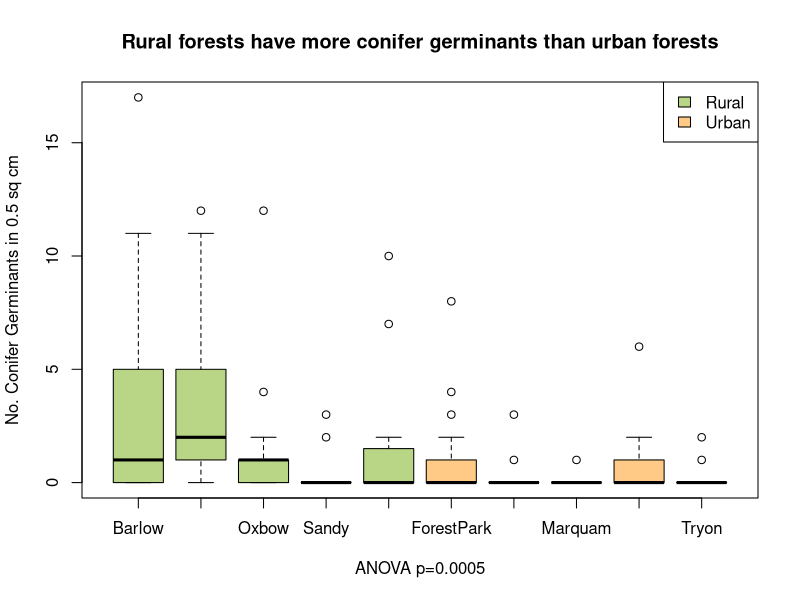
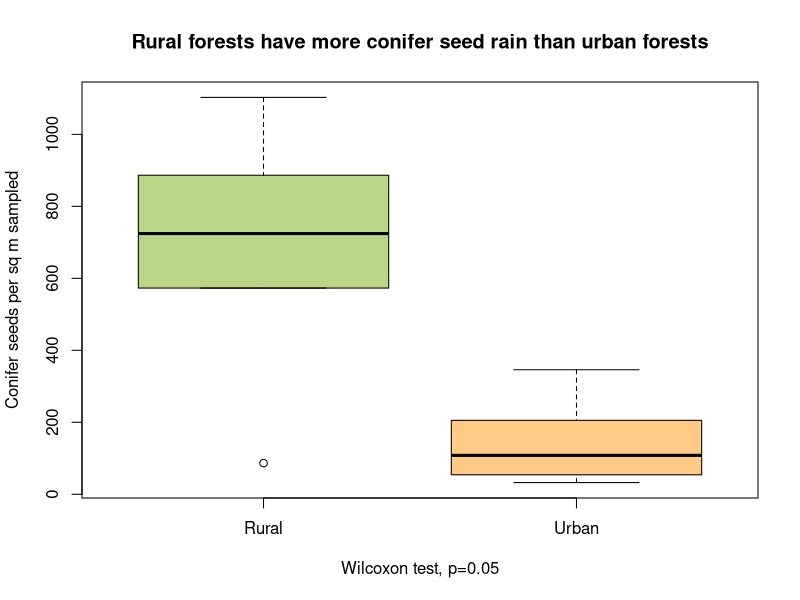
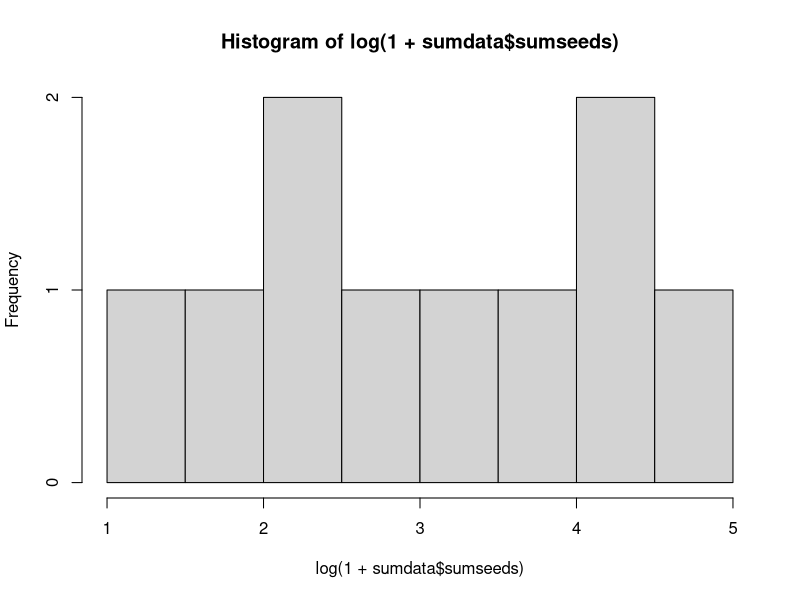
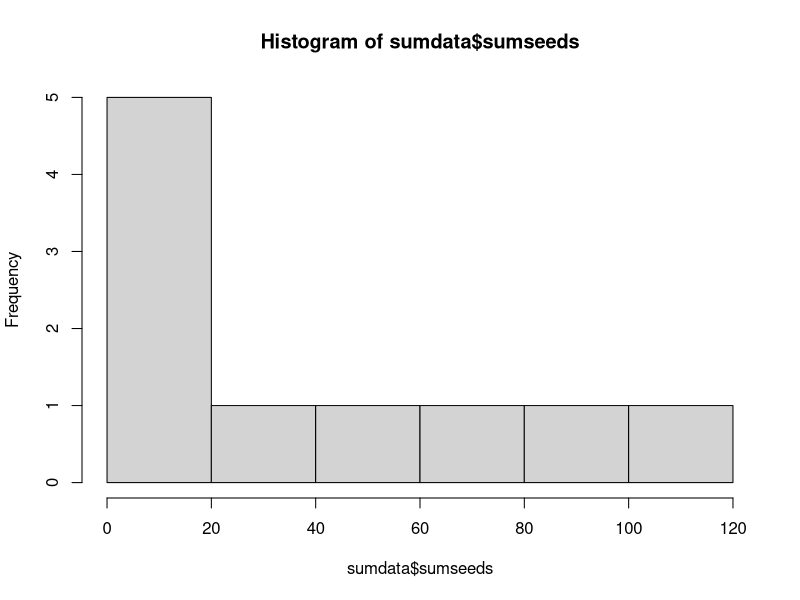

Here is the R script that generated these plots, in order: (Note: this script raises an error after producing the figures.)
#cleaned up document
# get necessary packages 
library("vegan")
library("tidyverse")

#####################################################################
### seedling data, which has each plot within each site separated out
### to make graphs that show sites individually
## read in and format data
prelim<-read.csv("seedling.csv") 
prelim$SiteName <- factor(prelim$SiteName , levels=c("Barlow", 
                  "McIver", "Oxbow", "Sandy", "Wildwood", 
                  "ForestPark", "Lacamas", "Marquam", "Riverview", 
                  "Tryon"))
germplot=plot(prelim$CONg~prelim$SiteName, 
              xlab = "ANOVA p=0.0005", ylab="No. Conifer Germinants in 0.5 sq cm", 
              main = "Rural forests have more conifer germinants than urban forests",
              col=c("#B8D685",
                    "#B8D685", "#B8D685", "#B8D685", "#B8D685", 
                    "#FFCA85", "#FFCA85","#FFCA85", 
                    "#FFCA85", "#FFCA85"))
l=legend(x= "topright", legend=c("Rural", "Urban"), 
         fill=c("#B8D685", "#FFCA85"))

# how to analyze the seedling data
summary(aov(prelim$CONg~ prelim$Urban))

###########################################################################
### the sum of each age class for each site, to compare urban and rural
## read in and format the data
sumdata<- read.csv("skippingR.csv") 
sumdata$urban[sumdata$urban==1] <- "Urban"
sumdata$urban[sumdata$urban==0] <- "Rural"
sumdata$urban<-as.factor(sumdata$urban)

## create graphs that show just one age group
# multiply so that the number of seeds is per square meter (10,000/925)
boxplot((10000/925)*sumdata$sumseeds ~sumdata$urban, main="Rural forests have more conifer seed rain than urban forests",
        ylab="Conifer seeds per sq m sampled", 
        xlab="Wilcoxon test, p=0.05",
        col=c("#B8D685", "#FFCA85"))
# analyze using wilcox test
wilcox.test(sumdata$sumseeds~sumdata$urban)
# log-transform the seed data
hist(log(1+sumdata$sumseeds)) #more normal dist
hist(sumdata$sumseeds) #not normal dist
t.test(log(1+sumdata$sumseeds) ~sumdata$urban) # t-test bc normal dist
tapply(sumdata$sumg, sumdata$urban, mean) #how to get the mean of a group


###########################################################################
### downed wood data
wood<-read.csv("wood.csv")
wood$Urban[wood$Urban==1] <- "Urban"
wood$Urban[wood$Urban==0] <- "Rural"
# to get each site individually
wood45=subset(wood, Decay.class %in% c("4", "5"))
wood45$Forest <- factor(wood45$Forest , levels=c(
  "ForestPark", "Lacamas", "Marquam", "Riverview", 
  "Tryon", "Barlow", "McIver", "Oxbow", "Sandy", "Wildwood"))
# to get the sum of wood in each forest to compare urban and rural more broadly
woodcombo2<-aggregate(SA~ Forest, data=wood45, mean) #aggregate makes a dataframe
#because Riverveiw and FP have no wood decay class 4 or higher, need to add new rows with 0s
woodcombo2<-rbind(c("Riverview", 0), woodcombo2)
woodcombo2<-rbind(c("ForestPark", 0), woodcombo2)
# SA needs to be numeric
woodcombo2$SA <-as.numeric(woodcombo2$SA)
# need to add a column to signify if urban or rural
woodcombo2$Urban<-c("Urban", "Urban", "Urban", "Urban", "Urban", "Rural",
                    "Rural", "Rural", "Rural", "Rural")
#now can actually graph and look at them
boxplot(.001*woodcombo2$SA~woodcombo2$Urban,
        main="Rural forests generally have more decayed wood",
        xlab="Wilcoxon test, p=0.14",
        col=c("#B8D685", "#FFCA85"),
        ylab="Total decayed wood in sq m per forest"
        ) 
# want to log transform the sa?
woodcombo2$lSA<-log10(1+(1/1500)*woodcombo2$SA)
t.test(log10(1+(1/1500)*woodcombo2$SA)~woodcombo2$Urban)
#what about just graphing it with a log transformed axis?
boxplot(I(1+(1/1500)*woodcombo2$SA)~woodcombo2$Urban, log="y",
        col=c("#B8D685", "#FFCA85"),
        ylab="Sq cm nurse log per sq m sampled", 
        main="Rural forests generally have more decayed wood",
        xlab="T-test, p=0.11") 

#################################################################################
###combining nurse log data and conifer sum data
names(sumdata)[1]<-"Forest"
woodcombo2$Forest<-c("FP", "Riverview", "Lacamas", "Marquam", "Tryon",
"Barlow", "McIver", "Oxbow", "Sandy", "Wildwood")
sumdata<-merge(woodcombo2, sumdata, by="Forest")
sumdata$SA<-as.numeric(sumdata$SA) #SA not numeric for some reason

##does seed rain this yr match up to germ tree number?
plot(trees$sumseeds~trees$sumcan, pch=19, ylab="Sum of Conifer Seeds", 
     xlim=c(-1, 13), cex=3
      ,xlab="Sum of Canopy Conifers", 
     col=ifelse(trees$urban==0, "#B8D685", "#FFCA85")
     , main="This Year's Seed Rain and Canopy Trees")
abline(lm(trees$sumseeds~trees$sumcan))
summary(lm(trees$sumseeds~trees$sumcan))
text(sumseeds~sumcan, labels=site, data= trees, cex=0.8, font=3)

## how well does nurse log sa line up with no germs?
plot(sumdata$sumg~sumdata$SA, pch=19, xlab="Sum of Conifer Seeds", 
     cex=3, log='x',
     ,ylab="Sum of Nurse Log SA", 
     col=ifelse(trees$urban==0, "#B8D685", "#FFCA85")
     , main="This Year's Germinantss and Nurse Log SA")
abline(lm(sumdata$sumg~sumdata$SA))
summary(lm(sumdata$sumg~sumdata$SA))
text(sumg~SA, labels=Forest, data= sumdata, cex=0.8, font=3)


